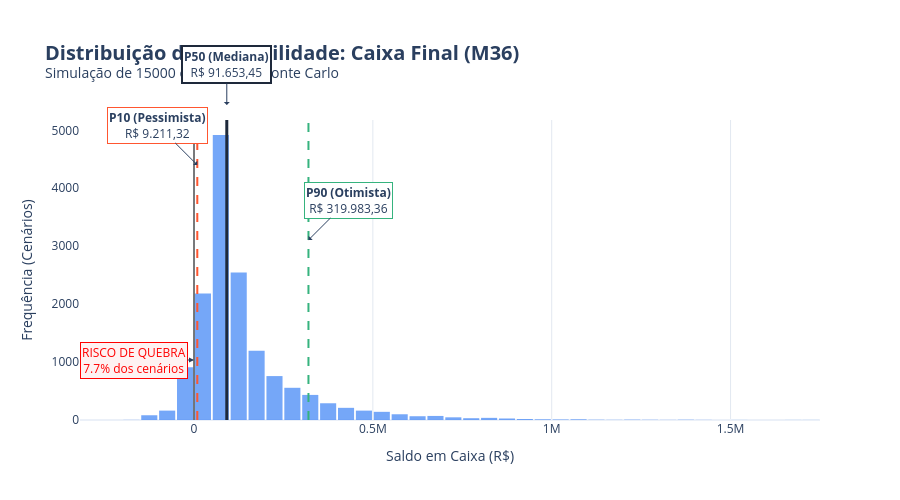

The notebook cell saved with this chart:
### Code cell
# ============================================================================
# CELULA 13: ANÁLISE DE RISCO - CAIXA FINAL (VISUALIZAÇÃO CORRIGIDA & INTELIGENTE)
# ============================================================================
import plotly.graph_objects as go
import numpy as np

# Dados da simulação Monte Carlo (já calculados na Célula 11)
dados_caixa = mc_results['Caixa_Final']

# Estatísticas Chave
p10 = np.percentile(dados_caixa, 10)
p50 = np.percentile(dados_caixa, 50) # Mediana
p90 = np.percentile(dados_caixa, 90)
media = np.mean(dados_caixa)

# Configuração do Gráfico
fig_mc = go.Figure()

# Histograma (Distribuição de Frequência)
fig_mc.add_trace(go.Histogram(
    x=dados_caixa, 
    nbinsx=50, 
    marker_color=PREMISSAS['cores']['pessoal'], 
    opacity=0.7, 
    name="Cenários"
))

# --- LINHAS VERTICAIS (MARCADORES) ---
# P10 (Cenário Pessimista)
fig_mc.add_vline(x=p10, line_dash="dash", line_color=PREMISSAS['cores']['danger'], line_width=2)
# P50 (Cenário Provável/Mediana)
fig_mc.add_vline(x=p50, line_dash="solid", line_color=PREMISSAS['cores']['linha_referencia'], line_width=3)
# P90 (Cenário Otimista)
fig_mc.add_vline(x=p90, line_dash="dash", line_color=PREMISSAS['cores']['success'], line_width=2)
# Zero (Quebra de Caixa)
fig_mc.add_vline(x=0, line_color="black", line_width=1)

# --- ANOTAÇÕES INTELIGENTES (POSICIONAMENTO DINÂMICO) ---
# Ajustamos a posição Y (altura) para evitar sobreposição das caixas de texto.
# O eixo X agora segue o valor exato (p10, p50, p90) em vez de posição fixa na tela.

# P10 - Esquerda/Baixo
fig_mc.add_annotation(
    x=p10, y=0.85, yref="paper", # Posição relativa à altura do gráfico
    text=f"<b>P10 (Pessimista)</b><br>{formatar_moeda(p10)}",
    showarrow=True, arrowhead=1, ax=-40, ay=-40, # Seta apontando para a linha
    bgcolor="white", bordercolor=PREMISSAS['cores']['danger'], borderwidth=1
)

# P50 - Centro/Topo (Destaque)
fig_mc.add_annotation(
    x=p50, y=1.05, yref="paper",
    text=f"<b>P50 (Mediana)</b><br>{formatar_moeda(p50)}",
    showarrow=True, arrowhead=1, ax=0, ay=-40,
    bgcolor="white", bordercolor=PREMISSAS['cores']['linha_referencia'], borderwidth=2
)

# P90 - Direita/Meio
fig_mc.add_annotation(
    x=p90, y=0.60, yref="paper",
    text=f"<b>P90 (Otimista)</b><br>{formatar_moeda(p90)}",
    showarrow=True, arrowhead=1, ax=40, ay=-40,
    bgcolor="white", bordercolor=PREMISSAS['cores']['success'], borderwidth=1
)

# Risco de Quebra (Apenas se houver risco real > 1%)
prob_quebra = (dados_caixa < 0).mean() * 100
if prob_quebra > 1.0:
    fig_mc.add_annotation(
        x=0, y=0.2, yref="paper",
        text=f"RISCO DE QUEBRA<br>{prob_quebra:.1f}% dos cenários",
        showarrow=True, arrowhead=2, ax=-60, ay=0,
        bgcolor="#FEF2F2", bordercolor="red", font=dict(color="red")
    )

fig_mc.update_layout(
    title=dict(
        text=f"<b>Distribuição de Probabilidade: Caixa Final (M{PREMISSAS['meses_projecao']})</b><br><sup>Simulação de {len(dados_caixa)} cenários de Monte Carlo</sup>",
        font=dict(size=20)
    ),
    template='plotly_white',
    height=PREMISSAS['layout_altura_grafico'],
    xaxis=dict(title="Saldo em Caixa (R$)", gridcolor=PREMISSAS['cores']['grid']),
    yaxis=dict(title="Frequência (Cenários)", showgrid=False),
    bargap=0.1,
    margin=dict(t=120) # Margem superior maior para caber a anotação P50
)

fig_mc.show()

# --- ANÁLISE DE INSIGHTS INTELIGENTE (TEXTO DINÂMICO) ---
print(f"\n📊 ANÁLISE DE RISCO E LIQUIDEZ (Caixa M{PREMISSAS['meses_projecao']}):")

# 1. Análise de Assimetria (Para onde o gráfico "pende")
if p50 < media:
    tipo_assimetria = "POSITIVA (Cauda à Direita)"
    explicacao = "A maioria dos resultados concentra-se em valores moderados, mas existem cenários de sucesso explosivo (outliers positivos) que puxam a média para cima."
else:
    tipo_assimetria = "NEGATIVA (Cauda à Esquerda)"
    explicacao = "Há uma tendência de concentração em valores mais altos, mas o risco de resultados muito ruins puxa a média para baixo."

print(f"  • Perfil da Distribuição: {tipo_assimetria}")
print(f"    -> {explicacao}")

# 2. Análise de Risco de Quebra
print(f"\n📉 RISCO DE RUÍNA (Caixa Negativo): {prob_quebra:.1f}%")
if prob_quebra > 20:
    print("    🔴 CRÍTICO: Risco muito alto. Necessário aumentar aporte inicial ou reduzir custos fixos.")
elif prob_quebra > 5:
    print("    🟡 MODERADO: Existe risco real. Tenha um plano de contingência para novos aportes.")
else:
    print("    🟢 BAIXO: O modelo é robusto e se sustenta na grande maioria dos cenários.")

# 3. Análise de Dispersão (Volatilidade do Resultado)
dispersao = (p90 - p10)
print(f"\n↔️ INTERVALO DE INCERTEZA (P90 - P10): {formatar_moeda(dispersao)}")
print(f"    Isso significa que o resultado final pode variar em {formatar_moeda(dispersao)} dependendo das condições de mercado.")

### Figure 1 — Plotly figure (JSON) as saved in the notebook; plotly's stock layout.template omitted (floating-point values rounded to 4 significant figures; data arrays with more than 128 entries replaced by an {"elided": "..."} marker saying what was removed)
{"data": [{"marker": {"color": "#3B82F6"}, "name": "Cenários", "nbinsx": 50, "opacity": 0.7, "type": "histogram", "x": {"elided": "15000 float values"}}], "layout": {"annotations": [{"arrowhead": 1, "ax": -40, "ay": -40, "bgcolor": "white", "bordercolor": "#FF5630", "borderwidth": 1, "showarrow": true, "text": "<b>P10 (Pessimista)</b><br>R$ 9.211,32", "x": 9211.0, "y": 0.85, "yref": "paper"}, {"arrowhead": 1, "ax": 0, "ay": -40, "bgcolor": "white", "bordercolor": "#1E293B", "borderwidth": 2, "showarrow": true, "text": "<b>P50 (Mediana)</b><br>R$ 91.653,45", "x": 91650.0, "y": 1.05, "yref": "paper"}, {"arrowhead": 1, "ax": 40, "ay": -40, "bgcolor": "white", "bordercolor": "#36B37E", "borderwidth": 1, "showarrow": true, "text": "<b>P90 (Otimista)</b><br>R$ 319.983,36", "x": 320000.0, "y": 0.6, "yref": "paper"}, {"arrowhead": 2, "ax": -60, "ay": 0, "bgcolor": "#FEF2F2", "bordercolor": "red", "font": {"color": "red"}, "showarrow": true, "text": "RISCO DE QUEBRA<br>7.7% dos cenários", "x": 0, "y": 0.2, "yref": "paper"}], "bargap": 0.1, "height": 500, "margin": {"t": 120}, "shapes": [{"line": {"color": "#FF5630", "dash": "dash", "width": 2}, "type": "line", "x0": 9211.0, "x1": 9211.0, "xref": "x", "y0": 0, "y1": 1, "yref": "y domain"}, {"line": {"color": "#1E293B", "dash": "solid", "width": 3}, "type": "line", "x0": 91650.0, "x1": 91650.0, "xref": "x", "y0": 0, "y1": 1, "yref": "y domain"}, {"line": {"color": "#36B37E", "dash": "dash", "width": 2}, "type": "line", "x0": 320000.0, "x1": 320000.0, "xref": "x", "y0": 0, "y1": 1, "yref": "y domain"}, {"line": {"color": "black", "width": 1}, "type": "line", "x0": 0, "x1": 0, "xref": "x", "y0": 0, "y1": 1, "yref": "y domain"}], "title": {"font": {"size": 20}, "text": "<b>Distribuição de Probabilidade: Caixa Final (M36)</b><br><sup>Simulação de 15000 cenários de Monte Carlo</sup>"}, "xaxis": {"gridcolor": "#E2E8F0", "title": {"text": "Saldo em Caixa (R$)"}}, "yaxis": {"showgrid": false, "title": {"text": "Frequência (Cenários)"}}}}
